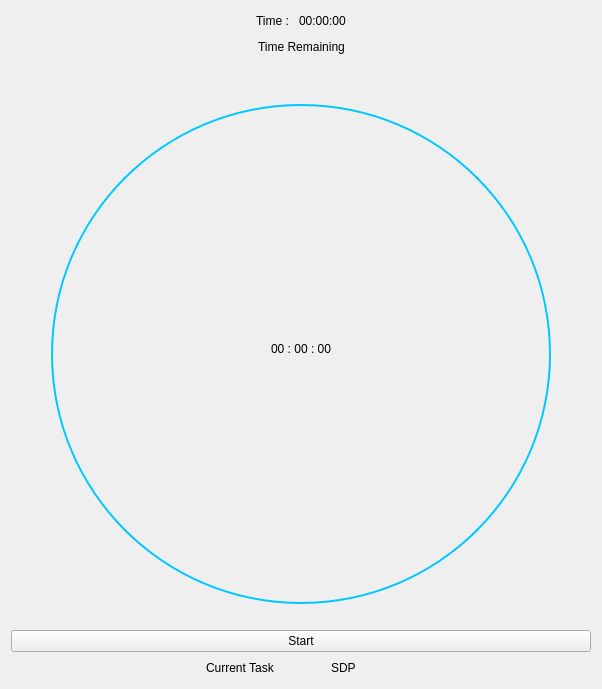
          <widget class="QWidget" name="Home">
           <attribute name="title">
            <string>Home</string>
           </attribute>
           <layout class="QVBoxLayout" name="verticalLayout_5">
            <item>
             <layout class="QHBoxLayout" name="horizontalLayout_2">
              <item>
               <spacer name="horizontalSpacer_5">
                <property name="orientation">
                 <enum>Qt::Horizontal</enum>
                </property>
                <property name="sizeHint" stdset="0">
                 <size>
                  <width>40</width>
                  <height>20</height>
                 </size>
                </property>
               </spacer>
              </item>
              <item>
               <widget class="QLabel" name="label_6">
                <property name="text">
                 <string>Time : </string>
                </property>
               </widget>
              </item>
              <item>
               <widget class="QLabel" name="time">
                <property name="text">
                 <string>00:00:00</string>
                </property>
               </widget>
              </item>
              <item>
               <spacer name="horizontalSpacer_6">
                <property name="orientation">
                 <enum>Qt::Horizontal</enum>
                </property>
                <property name="sizeHint" stdset="0">
                 <size>
                  <width>40</width>
                  <height>20</height>
                 </size>
                </property>
               </spacer>
              </item>
             </layout>
            </item>
            <item>
             <layout class="QHBoxLayout" name="horizontalLayout_13">
              <property name="topMargin">
               <number>0</number>
              </property>
              <item>
               <spacer name="horizontalSpacer_14">
                <property name="orientation">
                 <enum>Qt::Horizontal</enum>
                </property>
                <property name="sizeHint" stdset="0">
                 <size>
                  <width>40</width>
                  <height>20</height>
                 </size>
                </property>
               </spacer>
              </item>
              <item>
               <widget class="QLabel" name="label_10">
                <property name="text">
                 <string>Time Remaining</string>
                </property>
               </widget>
              </item>
              <item>
               <spacer name="horizontalSpacer_15">
                <property name="orientation">
                 <enum>Qt::Horizontal</enum>
                </property>
                <property name="sizeHint" stdset="0">
                 <size>
                  <width>40</width>
                  <height>20</height>
                 </size>
                </property>
               </spacer>
              </item>
             </layout>
            </item>
            <item>
             <spacer name="verticalSpacer_9">
              <property name="orientation">
               <enum>Qt::Vertical</enum>
              </property>
              <property name="sizeHint" stdset="0">
               <size>
                <width>20</width>
                <height>40</height>
               </size>
              </property>
             </spacer>
            </item>
            <item>
             <spacer name="verticalSpacer_6">
              <property name="orientation">
               <enum>Qt::Vertical</enum>
              </property>
              <property name="sizeType">
               <enum>QSizePolicy::Fixed</enum>
              </property>
              <property name="sizeHint" stdset="0">
               <size>
                <width>20</width>
                <height>1</height>
               </size>
              </property>
             </spacer>
            </item>
            <item>
             <layout class="QHBoxLayout" name="horizontalLayout_8">
              <property name="topMargin">
               <number>0</number>
              </property>
              <item>
               <spacer name="horizontalSpacer_7">
                <property name="orientation">
                 <enum>Qt::Horizontal</enum>
                </property>
                <property name="sizeHint" stdset="0">
                 <size>
                  <width>40</width>
                  <height>20</height>
                 </size>
                </property>
               </spacer>
              </item>
              <item>
               <widget class="QWidget" name="horizontalWidget_3" native="true">
                <property name="sizePolicy">
                 <sizepolicy hsizetype="Fixed" vsizetype="Fixed">
                  <horstretch>0</horstretch>
                  <verstretch>0</verstretch>
                 </sizepolicy>
                </property>
                <property name="minimumSize">
                 <size>
                  <width>500</width>
                  <height>500</height>
                 </size>
                </property>
                <property name="styleSheet">
                 <string notr="true">#horizontalWidget_3{
border:2px solid;
border-color:rgb(0, 200, 255);
border-radius:250%;
}</string>
                </property>
                <layout class="QHBoxLayout" name="horizontalLayout_11">
                 <property name="topMargin">
                  <number>0</number>
                 </property>
                 <item>
                  <widget class="QLabel" name="stop_watch">
                   <property name="sizePolicy">
                    <sizepolicy hsizetype="Fixed" vsizetype="Fixed">
                     <horstretch>0</horstretch>
                     <verstretch>0</verstretch>
                    </sizepolicy>
                   </property>
                   <property name="styleSheet">
                    <string notr="true">#stop_watch{font: 25 59pt &quot;Microsoft JhengHei UI Light&quot;;}</string>
                   </property>
                   <property name="text">
                    <string>00 : 00 : 00</string>
                   </property>
                  </widget>
                 </item>
                </layout>
               </widget>
              </item>
              <item>
               <spacer name="horizontalSpacer_8">
                <property name="orientation">
                 <enum>Qt::Horizontal</enum>
                </property>
                <property name="sizeHint" stdset="0">
                 <size>
                  <width>40</width>
                  <height>20</height>
                 </size>
                </property>
               </spacer>
              </item>
             </layout>
            </item>
            <item>
             <spacer name="verticalSpacer_7">
              <property name="orientation">
               <enum>Qt::Vertical</enum>
              </property>
              <property name="sizeType">
               <enum>QSizePolicy::Expanding</enum>
              </property>
              <property name="sizeHint" stdset="0">
               <size>
                <width>20</width>
                <height>20</height>
               </size>
              </property>
             </spacer>
            </item>
            <item>
             <widget class="QPushButton" name="start_time">
              <property name="text">
               <string>Start</string>
              </property>
             </widget>
            </item>
            <item>
             <layout class="QHBoxLayout" name="horizontalLayout_12">
              <property name="topMargin">
               <number>0</number>
              </property>
              <item>
               <spacer name="horizontalSpacer_11">
                <property name="orientation">
                 <enum>Qt::Horizontal</enum>
                </property>
                <property name="sizeHint" stdset="0">
                 <size>
                  <width>40</width>
                  <height>20</height>
                 </size>
                </property>
               </spacer>
              </item>
              <item>
               <widget class="QLabel" name="label_9">
                <property name="text">
                 <string>Current Task</string>
                </property>
               </widget>
              </item>
              <item>
               <spacer name="horizontalSpacer_13">
                <property name="orientation">
                 <enum>Qt::Horizontal</enum>
                </property>
                <property name="sizeType">
                 <enum>QSizePolicy::Fixed</enum>
                </property>
                <property name="sizeHint" stdset="0">
                 <size>
                  <width>50</width>
                  <height>20</height>
                 </size>
                </property>
               </spacer>
              </item>
              <item>
               <widget class="QLabel" name="current_task">
                <property name="text">
                 <string>SDP</string>
                </property>
               </widget>
              </item>
              <item>
               <spacer name="horizontalSpacer_9">
                <property name="orientation">
                 <enum>Qt::Horizontal</enum>
                </property>
                <property name="sizeType">
                 <enum>QSizePolicy::Fixed</enum>
                </property>
                <property name="sizeHint" stdset="0">
                 <size>
                  <width>40</width>
                  <height>20</height>
                 </size>
                </property>
               </spacer>
              </item>
              <item>
               <spacer name="horizontalSpacer_12">
                <property name="orientation">
                 <enum>Qt::Horizontal</enum>
                </property>
                <property name="sizeHint" stdset="0">
                 <size>
                  <width>40</width>
                  <height>20</height>
                 </size>
                </property>
               </spacer>
              </item>
             </layout>
            </item>
           </layout>
          </widget>
